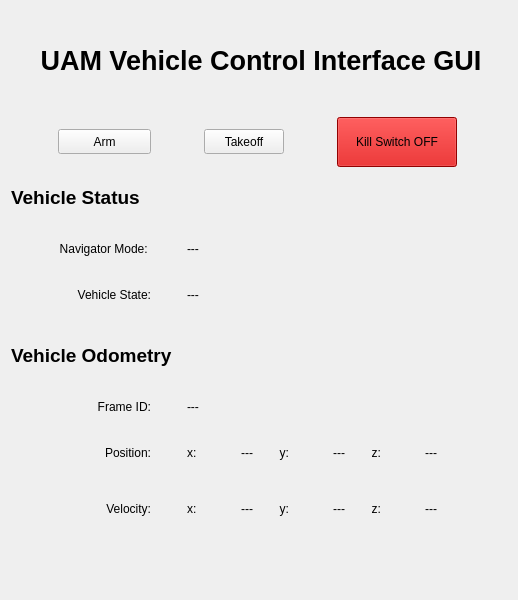
<?xml version="1.0" encoding="UTF-8"?>
<ui version="4.0">
 <class>VehicleInterfacePanel</class>
 <widget class="QWidget" name="VehicleInterfacePanel">
  <property name="geometry">
   <rect>
    <x>0</x>
    <y>0</y>
    <width>518</width>
    <height>600</height>
   </rect>
  </property>
  <property name="minimumSize">
   <size>
    <width>500</width>
    <height>600</height>
   </size>
  </property>
  <property name="maximumSize">
   <size>
    <width>518</width>
    <height>600</height>
   </size>
  </property>
  <property name="windowTitle">
   <string>Form</string>
  </property>
  <layout class="QVBoxLayout" name="verticalLayout_7">
   <item alignment="Qt::AlignHCenter">
    <widget class="QLabel" name="uam_vehicle_control_interface_gui_text">
     <property name="minimumSize">
      <size>
       <width>500</width>
       <height>100</height>
      </size>
     </property>
     <property name="maximumSize">
      <size>
       <width>500</width>
       <height>100</height>
      </size>
     </property>
     <property name="text">
      <string>&lt;html&gt;&lt;head/&gt;&lt;body&gt;&lt;p&gt;&lt;span style=&quot; font-size:20pt; font-weight:600;&quot;&gt;UAM Vehicle Control Interface GUI&lt;/span&gt;&lt;/p&gt;&lt;/body&gt;&lt;/html&gt;</string>
     </property>
     <property name="alignment">
      <set>Qt::AlignCenter</set>
     </property>
    </widget>
   </item>
   <item>
    <layout class="QHBoxLayout" name="vehicle_buttons">
     <property name="spacing">
      <number>6</number>
     </property>
     <item>
      <widget class="QPushButton" name="arm_disarm_button">
       <property name="enabled">
        <bool>true</bool>
       </property>
       <property name="maximumSize">
        <size>
         <width>93</width>
         <height>25</height>
        </size>
       </property>
       <property name="text">
        <string>Arm</string>
       </property>
      </widget>
     </item>
     <item>
      <widget class="QPushButton" name="takeoff_land_button">
       <property name="maximumSize">
        <size>
         <width>80</width>
         <height>25</height>
        </size>
       </property>
       <property name="text">
        <string>Takeoff</string>
       </property>
       <property name="autoDefault">
        <bool>false</bool>
       </property>
       <property name="default">
        <bool>false</bool>
       </property>
       <property name="flat">
        <bool>false</bool>
       </property>
      </widget>
     </item>
     <item>
      <widget class="QPushButton" name="kill_switch_button">
       <property name="minimumSize">
        <size>
         <width>100</width>
         <height>50</height>
        </size>
       </property>
       <property name="maximumSize">
        <size>
         <width>120</width>
         <height>50</height>
        </size>
       </property>
       <property name="styleSheet">
        <string notr="true">background-color:rgb(204, 0, 0)</string>
       </property>
       <property name="text">
        <string>Kill Switch OFF</string>
       </property>
      </widget>
     </item>
    </layout>
   </item>
   <item>
    <layout class="QVBoxLayout" name="vehicle_status">
     <property name="bottomMargin">
      <number>0</number>
     </property>
     <item>
      <widget class="QLabel" name="vehicle_status_text">
       <property name="enabled">
        <bool>true</bool>
       </property>
       <property name="minimumSize">
        <size>
         <width>160</width>
         <height>50</height>
        </size>
       </property>
       <property name="maximumSize">
        <size>
         <width>160</width>
         <height>50</height>
        </size>
       </property>
       <property name="text">
        <string>&lt;html&gt;&lt;head/&gt;&lt;body&gt;&lt;p&gt;&lt;span style=&quot; font-size:14pt; font-weight:600;&quot;&gt;Vehicle Status&lt;/span&gt;&lt;/p&gt;&lt;/body&gt;&lt;/html&gt;</string>
       </property>
      </widget>
     </item>
     <item>
      <layout class="QHBoxLayout" name="navigator_mode">
       <item alignment="Qt::AlignLeft|Qt::AlignVCenter">
        <widget class="QLabel" name="navigator_mode_text">
         <property name="minimumSize">
          <size>
           <width>140</width>
           <height>40</height>
          </size>
         </property>
         <property name="maximumSize">
          <size>
           <width>140</width>
           <height>40</height>
          </size>
         </property>
         <property name="text">
          <string>Navigator Mode: </string>
         </property>
         <property name="alignment">
          <set>Qt::AlignRight|Qt::AlignTrailing|Qt::AlignVCenter</set>
         </property>
         <property name="indent">
          <number>0</number>
         </property>
        </widget>
       </item>
       <item alignment="Qt::AlignLeft">
        <widget class="QLabel" name="navigator_mode_msg">
         <property name="minimumSize">
          <size>
           <width>140</width>
           <height>40</height>
          </size>
         </property>
         <property name="maximumSize">
          <size>
           <width>140</width>
           <height>40</height>
          </size>
         </property>
         <property name="text">
          <string>---</string>
         </property>
         <property name="indent">
          <number>30</number>
         </property>
        </widget>
       </item>
       <item>
        <spacer name="navigator_mode_spacer">
         <property name="orientation">
          <enum>Qt::Horizontal</enum>
         </property>
         <property name="sizeHint" stdset="0">
          <size>
           <width>40</width>
           <height>20</height>
          </size>
         </property>
        </spacer>
       </item>
      </layout>
     </item>
     <item>
      <layout class="QHBoxLayout" name="vehicle_state">
       <property name="bottomMargin">
        <number>10</number>
       </property>
       <item>
        <widget class="QLabel" name="vehicle_state_text">
         <property name="minimumSize">
          <size>
           <width>140</width>
           <height>40</height>
          </size>
         </property>
         <property name="maximumSize">
          <size>
           <width>140</width>
           <height>40</height>
          </size>
         </property>
         <property name="text">
          <string>Vehicle State:</string>
         </property>
         <property name="alignment">
          <set>Qt::AlignRight|Qt::AlignTrailing|Qt::AlignVCenter</set>
         </property>
         <property name="indent">
          <number>0</number>
         </property>
        </widget>
       </item>
       <item>
        <widget class="QLabel" name="vehicle_state_msg">
         <property name="minimumSize">
          <size>
           <width>140</width>
           <height>40</height>
          </size>
         </property>
         <property name="maximumSize">
          <size>
           <width>140</width>
           <height>40</height>
          </size>
         </property>
         <property name="text">
          <string>---</string>
         </property>
         <property name="indent">
          <number>30</number>
         </property>
        </widget>
       </item>
       <item>
        <spacer name="vehicle_state_spacer">
         <property name="orientation">
          <enum>Qt::Horizontal</enum>
         </property>
         <property name="sizeHint" stdset="0">
          <size>
           <width>40</width>
           <height>20</height>
          </size>
         </property>
        </spacer>
       </item>
      </layout>
     </item>
    </layout>
   </item>
   <item>
    <layout class="QVBoxLayout" name="vehicle_odometry">
     <property name="bottomMargin">
      <number>10</number>
     </property>
     <item>
      <widget class="QLabel" name="vehicle_odometry_text">
       <property name="minimumSize">
        <size>
         <width>200</width>
         <height>50</height>
        </size>
       </property>
       <property name="maximumSize">
        <size>
         <width>200</width>
         <height>50</height>
        </size>
       </property>
       <property name="text">
        <string>&lt;html&gt;&lt;head/&gt;&lt;body&gt;&lt;p&gt;&lt;span style=&quot; font-size:14pt; font-weight:600;&quot;&gt;Vehicle Odometry&lt;/span&gt;&lt;/p&gt;&lt;/body&gt;&lt;/html&gt;</string>
       </property>
      </widget>
     </item>
     <item>
      <layout class="QHBoxLayout" name="frame_id_odometry">
       <property name="bottomMargin">
        <number>0</number>
       </property>
       <item>
        <widget class="QLabel" name="frame_id_odometry_text">
         <property name="minimumSize">
          <size>
           <width>140</width>
           <height>40</height>
          </size>
         </property>
         <property name="maximumSize">
          <size>
           <width>140</width>
           <height>40</height>
          </size>
         </property>
         <property name="text">
          <string>Frame ID:</string>
         </property>
         <property name="alignment">
          <set>Qt::AlignRight|Qt::AlignTrailing|Qt::AlignVCenter</set>
         </property>
        </widget>
       </item>
       <item>
        <widget class="QLabel" name="frame_id_odometry_msg">
         <property name="minimumSize">
          <size>
           <width>140</width>
           <height>40</height>
          </size>
         </property>
         <property name="maximumSize">
          <size>
           <width>140</width>
           <height>40</height>
          </size>
         </property>
         <property name="text">
          <string>---</string>
         </property>
         <property name="indent">
          <number>30</number>
         </property>
        </widget>
       </item>
       <item>
        <spacer name="frame_id_odometry_spacer">
         <property name="orientation">
          <enum>Qt::Horizontal</enum>
         </property>
         <property name="sizeHint" stdset="0">
          <size>
           <width>40</width>
           <height>20</height>
          </size>
         </property>
        </spacer>
       </item>
      </layout>
     </item>
     <item>
      <layout class="QHBoxLayout" name="position_odometry">
       <property name="bottomMargin">
        <number>10</number>
       </property>
       <item>
        <widget class="QLabel" name="position_odometry_text_">
         <property name="minimumSize">
          <size>
           <width>140</width>
           <height>40</height>
          </size>
         </property>
         <property name="maximumSize">
          <size>
           <width>140</width>
           <height>40</height>
          </size>
         </property>
         <property name="text">
          <string>Position:</string>
         </property>
         <property name="alignment">
          <set>Qt::AlignRight|Qt::AlignTrailing|Qt::AlignVCenter</set>
         </property>
        </widget>
       </item>
       <item>
        <widget class="QLabel" name="position_odometry_text_x">
         <property name="maximumSize">
          <size>
           <width>16777215</width>
           <height>16777215</height>
          </size>
         </property>
         <property name="text">
          <string>x:</string>
         </property>
         <property name="indent">
          <number>30</number>
         </property>
        </widget>
       </item>
       <item>
        <widget class="QLabel" name="position_odometry_msg_x">
         <property name="minimumSize">
          <size>
           <width>50</width>
           <height>0</height>
          </size>
         </property>
         <property name="maximumSize">
          <size>
           <width>50</width>
           <height>16777215</height>
          </size>
         </property>
         <property name="text">
          <string>---</string>
         </property>
         <property name="alignment">
          <set>Qt::AlignRight|Qt::AlignTrailing|Qt::AlignVCenter</set>
         </property>
        </widget>
       </item>
       <item>
        <widget class="QLabel" name="position_odometry_text_y">
         <property name="minimumSize">
          <size>
           <width>30</width>
           <height>0</height>
          </size>
         </property>
         <property name="maximumSize">
          <size>
           <width>30</width>
           <height>16777215</height>
          </size>
         </property>
         <property name="text">
          <string>y:</string>
         </property>
         <property name="alignment">
          <set>Qt::AlignRight|Qt::AlignTrailing|Qt::AlignVCenter</set>
         </property>
        </widget>
       </item>
       <item>
        <widget class="QLabel" name="position_odometry_msg_y">
         <property name="minimumSize">
          <size>
           <width>50</width>
           <height>0</height>
          </size>
         </property>
         <property name="maximumSize">
          <size>
           <width>50</width>
           <height>16777215</height>
          </size>
         </property>
         <property name="text">
          <string>---</string>
         </property>
         <property name="alignment">
          <set>Qt::AlignRight|Qt::AlignTrailing|Qt::AlignVCenter</set>
         </property>
        </widget>
       </item>
       <item>
        <widget class="QLabel" name="position_odometry_text_z">
         <property name="minimumSize">
          <size>
           <width>30</width>
           <height>0</height>
          </size>
         </property>
         <property name="maximumSize">
          <size>
           <width>30</width>
           <height>16777215</height>
          </size>
         </property>
         <property name="text">
          <string>z:</string>
         </property>
         <property name="alignment">
          <set>Qt::AlignRight|Qt::AlignTrailing|Qt::AlignVCenter</set>
         </property>
        </widget>
       </item>
       <item>
        <widget class="QLabel" name="position_odometry_msg_z">
         <property name="minimumSize">
          <size>
           <width>50</width>
           <height>0</height>
          </size>
         </property>
         <property name="maximumSize">
          <size>
           <width>50</width>
           <height>16777215</height>
          </size>
         </property>
         <property name="text">
          <string>---</string>
         </property>
         <property name="alignment">
          <set>Qt::AlignRight|Qt::AlignTrailing|Qt::AlignVCenter</set>
         </property>
        </widget>
       </item>
       <item>
        <spacer name="position_odometry_spacer">
         <property name="orientation">
          <enum>Qt::Horizontal</enum>
         </property>
         <property name="sizeHint" stdset="0">
          <size>
           <width>40</width>
           <height>20</height>
          </size>
         </property>
        </spacer>
       </item>
      </layout>
     </item>
     <item>
      <layout class="QHBoxLayout" name="velocity_odometry">
       <property name="bottomMargin">
        <number>10</number>
       </property>
       <item>
        <widget class="QLabel" name="velocity_odometry_text">
         <property name="minimumSize">
          <size>
           <width>140</width>
           <height>40</height>
          </size>
         </property>
         <property name="maximumSize">
          <size>
           <width>140</width>
           <height>40</height>
          </size>
         </property>
         <property name="text">
          <string>Velocity:</string>
         </property>
         <property name="alignment">
          <set>Qt::AlignRight|Qt::AlignTrailing|Qt::AlignVCenter</set>
         </property>
        </widget>
       </item>
       <item>
        <widget class="QLabel" name="velocity_odometry_text_x">
         <property name="maximumSize">
          <size>
           <width>16777215</width>
           <height>16777215</height>
          </size>
         </property>
         <property name="text">
          <string>x:</string>
         </property>
         <property name="indent">
          <number>30</number>
         </property>
        </widget>
       </item>
       <item>
        <widget class="QLabel" name="velocity_odometry_msg_x">
         <property name="minimumSize">
          <size>
           <width>50</width>
           <height>0</height>
          </size>
         </property>
         <property name="maximumSize">
          <size>
           <width>50</width>
           <height>16777215</height>
          </size>
         </property>
         <property name="text">
          <string>---</string>
         </property>
         <property name="alignment">
          <set>Qt::AlignRight|Qt::AlignTrailing|Qt::AlignVCenter</set>
         </property>
        </widget>
       </item>
       <item>
        <widget class="QLabel" name="velocity_odometry_text_y">
         <property name="minimumSize">
          <size>
           <width>30</width>
           <height>0</height>
          </size>
         </property>
         <property name="maximumSize">
          <size>
           <width>30</width>
           <height>16777215</height>
          </size>
         </property>
         <property name="text">
          <string>y:</string>
         </property>
         <property name="alignment">
          <set>Qt::AlignRight|Qt::AlignTrailing|Qt::AlignVCenter</set>
         </property>
        </widget>
       </item>
       <item>
        <widget class="QLabel" name="velocity_odometry_msg_y">
         <property name="minimumSize">
          <size>
           <width>50</width>
           <height>0</height>
          </size>
         </property>
         <property name="maximumSize">
          <size>
           <width>50</width>
           <height>16777215</height>
          </size>
         </property>
         <property name="text">
          <string>---</string>
         </property>
         <property name="alignment">
          <set>Qt::AlignRight|Qt::AlignTrailing|Qt::AlignVCenter</set>
         </property>
        </widget>
       </item>
       <item>
        <widget class="QLabel" name="velocity_odometry_text_z">
         <property name="minimumSize">
          <size>
           <width>30</width>
           <height>0</height>
          </size>
         </property>
         <property name="maximumSize">
          <size>
           <width>30</width>
           <height>16777215</height>
          </size>
         </property>
         <property name="text">
          <string>z:</string>
         </property>
         <property name="alignment">
          <set>Qt::AlignRight|Qt::AlignTrailing|Qt::AlignVCenter</set>
         </property>
        </widget>
       </item>
       <item>
        <widget class="QLabel" name="velocity_odometry_msg_z">
         <property name="minimumSize">
          <size>
           <width>50</width>
           <height>0</height>
          </size>
         </property>
         <property name="maximumSize">
          <size>
           <width>50</width>
           <height>16777215</height>
          </size>
         </property>
         <property name="text">
          <string>---</string>
         </property>
         <property name="alignment">
          <set>Qt::AlignRight|Qt::AlignTrailing|Qt::AlignVCenter</set>
         </property>
        </widget>
       </item>
       <item>
        <spacer name="velocity_odometry_spacer">
         <property name="orientation">
          <enum>Qt::Horizontal</enum>
         </property>
         <property name="sizeHint" stdset="0">
          <size>
           <width>40</width>
           <height>20</height>
          </size>
         </property>
        </spacer>
       </item>
      </layout>
     </item>
    </layout>
   </item>
   <item>
    <spacer name="vertical_spacer_main_layout">
     <property name="orientation">
      <enum>Qt::Vertical</enum>
     </property>
     <property name="sizeHint" stdset="0">
      <size>
       <width>20</width>
       <height>40</height>
      </size>
     </property>
    </spacer>
   </item>
  </layout>
 </widget>
 <tabstops>
  <tabstop>arm_disarm_button</tabstop>
  <tabstop>takeoff_land_button</tabstop>
  <tabstop>kill_switch_button</tabstop>
 </tabstops>
 <resources/>
 <connections/>
</ui>
